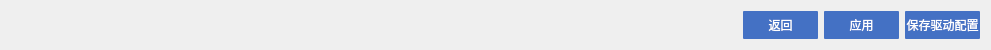
  <widget class="QWidget" name="horizontalLayoutWidget_2">
   <property name="geometry">
    <rect>
     <x>10</x>
     <y>550</y>
     <width>991</width>
     <height>41</height>
    </rect>
   </property>
   <layout class="QHBoxLayout" name="horizontalLayout_2">
    <item>
     <spacer name="horizontalSpacer_2">
      <property name="orientation">
       <enum>Qt::Horizontal</enum>
      </property>
      <property name="sizeHint" stdset="0">
       <size>
        <width>40</width>
        <height>20</height>
       </size>
      </property>
     </spacer>
    </item>
    <item>
     <widget class="QPushButton" name="pushButton">
      <property name="minimumSize">
       <size>
        <width>75</width>
        <height>28</height>
       </size>
      </property>
      <property name="font">
       <font>
        <family>微软雅黑</family>
       </font>
      </property>
      <property name="styleSheet">
       <string notr="true">QPushButton{color:white;background-color: rgb(68, 113, 196);border-radius:1px;}
QPushButton::pressed{background-color: rgb(142, 170, 220);}</string>
      </property>
      <property name="text">
       <string>返回</string>
      </property>
     </widget>
    </item>
    <item>
     <widget class="QPushButton" name="pushButton_4">
      <property name="minimumSize">
       <size>
        <width>75</width>
        <height>28</height>
       </size>
      </property>
      <property name="font">
       <font>
        <family>Microsoft YaHei UI</family>
       </font>
      </property>
      <property name="styleSheet">
       <string notr="true">QPushButton{color:white;background-color: rgb(68, 113, 196);border-radius:1px;}
QPushButton::pressed{background-color: rgb(142, 170, 220);}</string>
      </property>
      <property name="text">
       <string>应用</string>
      </property>
     </widget>
    </item>
    <item>
     <widget class="QPushButton" name="pushButton_2">
      <property name="minimumSize">
       <size>
        <width>75</width>
        <height>28</height>
       </size>
      </property>
      <property name="font">
       <font>
        <family>微软雅黑</family>
       </font>
      </property>
      <property name="styleSheet">
       <string notr="true">QPushButton{color:white;background-color: rgb(68, 113, 196);border-radius:1px;}
QPushButton::pressed{background-color: rgb(142, 170, 220);}</string>
      </property>
      <property name="text">
       <string>保存驱动配置</string>
      </property>
     </widget>
    </item>
   </layout>
  </widget>
